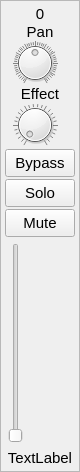
<?xml version="1.0" encoding="UTF-8"?>
<ui version="4.0">
 <class>CMixerFrame</class>
 <widget class="QFrame" name="CMixerFrame">
  <property name="geometry">
   <rect>
    <x>0</x>
    <y>0</y>
    <width>72</width>
    <height>472</height>
   </rect>
  </property>
  <property name="sizePolicy">
   <sizepolicy hsizetype="Fixed" vsizetype="Preferred">
    <horstretch>0</horstretch>
    <verstretch>0</verstretch>
   </sizepolicy>
  </property>
  <property name="minimumSize">
   <size>
    <width>0</width>
    <height>0</height>
   </size>
  </property>
  <property name="maximumSize">
   <size>
    <width>72</width>
    <height>16777215</height>
   </size>
  </property>
  <property name="font">
   <font>
    <pointsize>11</pointsize>
   </font>
  </property>
  <property name="windowTitle">
   <string>Frame</string>
  </property>
  <property name="frameShape">
   <enum>QFrame::StyledPanel</enum>
  </property>
  <property name="frameShadow">
   <enum>QFrame::Raised</enum>
  </property>
  <layout class="QVBoxLayout" name="verticalLayout">
   <property name="spacing">
    <number>2</number>
   </property>
   <property name="margin">
    <number>4</number>
   </property>
   <item>
    <widget class="QLabel" name="IndexLabel">
     <property name="maximumSize">
      <size>
       <width>70</width>
       <height>16777215</height>
      </size>
     </property>
     <property name="text">
      <string>0</string>
     </property>
     <property name="alignment">
      <set>Qt::AlignCenter</set>
     </property>
    </widget>
   </item>
   <item>
    <widget class="QLabel" name="label_2">
     <property name="maximumSize">
      <size>
       <width>70</width>
       <height>14</height>
      </size>
     </property>
     <property name="font">
      <font>
       <pointsize>11</pointsize>
      </font>
     </property>
     <property name="text">
      <string>Pan</string>
     </property>
     <property name="alignment">
      <set>Qt::AlignCenter</set>
     </property>
    </widget>
   </item>
   <item>
    <widget class="QDial" name="PanDial">
     <property name="maximumSize">
      <size>
       <width>60</width>
       <height>44</height>
      </size>
     </property>
     <property name="minimum">
      <number>-100</number>
     </property>
     <property name="maximum">
      <number>100</number>
     </property>
     <property name="notchesVisible">
      <bool>true</bool>
     </property>
    </widget>
   </item>
   <item>
    <widget class="QLabel" name="label">
     <property name="maximumSize">
      <size>
       <width>70</width>
       <height>14</height>
      </size>
     </property>
     <property name="font">
      <font>
       <pointsize>11</pointsize>
      </font>
     </property>
     <property name="text">
      <string>Effect</string>
     </property>
     <property name="alignment">
      <set>Qt::AlignCenter</set>
     </property>
    </widget>
   </item>
   <item>
    <widget class="QDial" name="EffectDial">
     <property name="maximumSize">
      <size>
       <width>60</width>
       <height>44</height>
      </size>
     </property>
     <property name="maximum">
      <number>100</number>
     </property>
     <property name="notchesVisible">
      <bool>true</bool>
     </property>
    </widget>
   </item>
   <item>
    <widget class="QPushButton" name="BypassButton">
     <property name="minimumSize">
      <size>
       <width>0</width>
       <height>28</height>
      </size>
     </property>
     <property name="maximumSize">
      <size>
       <width>70</width>
       <height>28</height>
      </size>
     </property>
     <property name="font">
      <font>
       <pointsize>11</pointsize>
      </font>
     </property>
     <property name="focusPolicy">
      <enum>Qt::NoFocus</enum>
     </property>
     <property name="text">
      <string>Bypass</string>
     </property>
     <property name="iconSize">
      <size>
       <width>16</width>
       <height>16</height>
      </size>
     </property>
     <property name="checkable">
      <bool>true</bool>
     </property>
    </widget>
   </item>
   <item>
    <widget class="QPushButton" name="SoloButton">
     <property name="minimumSize">
      <size>
       <width>0</width>
       <height>28</height>
      </size>
     </property>
     <property name="maximumSize">
      <size>
       <width>70</width>
       <height>28</height>
      </size>
     </property>
     <property name="font">
      <font>
       <pointsize>11</pointsize>
      </font>
     </property>
     <property name="focusPolicy">
      <enum>Qt::NoFocus</enum>
     </property>
     <property name="text">
      <string>Solo</string>
     </property>
     <property name="iconSize">
      <size>
       <width>16</width>
       <height>16</height>
      </size>
     </property>
     <property name="checkable">
      <bool>true</bool>
     </property>
    </widget>
   </item>
   <item>
    <widget class="QPushButton" name="MuteButton">
     <property name="minimumSize">
      <size>
       <width>0</width>
       <height>28</height>
      </size>
     </property>
     <property name="maximumSize">
      <size>
       <width>70</width>
       <height>28</height>
      </size>
     </property>
     <property name="font">
      <font>
       <pointsize>11</pointsize>
      </font>
     </property>
     <property name="focusPolicy">
      <enum>Qt::NoFocus</enum>
     </property>
     <property name="text">
      <string>Mute</string>
     </property>
     <property name="iconSize">
      <size>
       <width>16</width>
       <height>16</height>
      </size>
     </property>
     <property name="checkable">
      <bool>true</bool>
     </property>
    </widget>
   </item>
   <item>
    <layout class="QHBoxLayout" name="horizontalLayout_2">
     <property name="spacing">
      <number>0</number>
     </property>
     <property name="topMargin">
      <number>4</number>
     </property>
     <property name="bottomMargin">
      <number>4</number>
     </property>
     <item>
      <widget class="QSlider" name="VolSlider">
       <property name="maximum">
        <number>150</number>
       </property>
       <property name="orientation">
        <enum>Qt::Vertical</enum>
       </property>
       <property name="invertedAppearance">
        <bool>false</bool>
       </property>
       <property name="invertedControls">
        <bool>false</bool>
       </property>
       <property name="tickPosition">
        <enum>QSlider::NoTicks</enum>
       </property>
      </widget>
     </item>
     <item>
      <widget class="CdBScale" name="frame">
       <property name="minimumSize">
        <size>
         <width>20</width>
         <height>0</height>
        </size>
       </property>
       <property name="maximumSize">
        <size>
         <width>20</width>
         <height>16777215</height>
        </size>
       </property>
       <property name="frameShape">
        <enum>QFrame::NoFrame</enum>
       </property>
       <property name="frameShadow">
        <enum>QFrame::Raised</enum>
       </property>
      </widget>
     </item>
     <item>
      <widget class="CPeakControl" name="Peak">
       <property name="sizePolicy">
        <sizepolicy hsizetype="Preferred" vsizetype="Expanding">
         <horstretch>0</horstretch>
         <verstretch>0</verstretch>
        </sizepolicy>
       </property>
       <property name="minimumSize">
        <size>
         <width>22</width>
         <height>0</height>
        </size>
       </property>
       <property name="maximumSize">
        <size>
         <width>22</width>
         <height>16777215</height>
        </size>
       </property>
       <property name="frameShape">
        <enum>QFrame::NoFrame</enum>
       </property>
       <property name="frameShadow">
        <enum>QFrame::Raised</enum>
       </property>
      </widget>
     </item>
    </layout>
   </item>
   <item>
    <widget class="QLabel" name="VolLabel">
     <property name="maximumSize">
      <size>
       <width>70</width>
       <height>16777215</height>
      </size>
     </property>
     <property name="font">
      <font>
       <pointsize>11</pointsize>
      </font>
     </property>
     <property name="text">
      <string>TextLabel</string>
     </property>
     <property name="alignment">
      <set>Qt::AlignCenter</set>
     </property>
    </widget>
   </item>
  </layout>
 </widget>
 <customwidgets>
  <customwidget>
   <class>CPeakControl</class>
   <extends>QFrame</extends>
   <header>cpeakcontrol.h</header>
   <container>1</container>
  </customwidget>
  <customwidget>
   <class>CdBScale</class>
   <extends>QFrame</extends>
   <header>cdbscale.h</header>
   <container>1</container>
  </customwidget>
 </customwidgets>
 <resources/>
 <connections/>
</ui>
